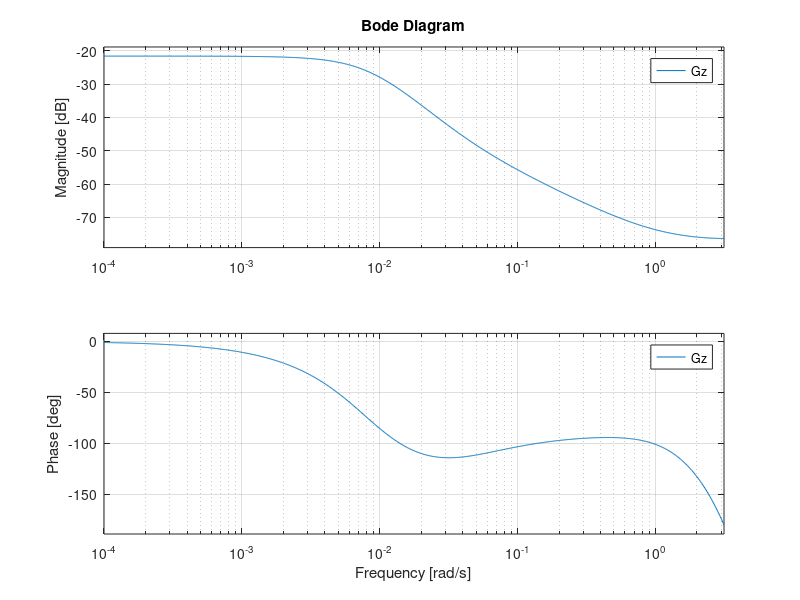
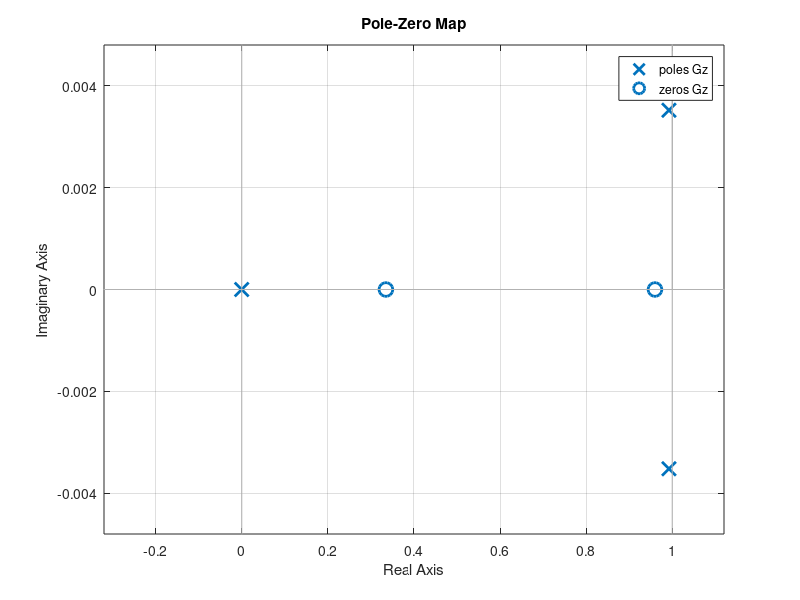
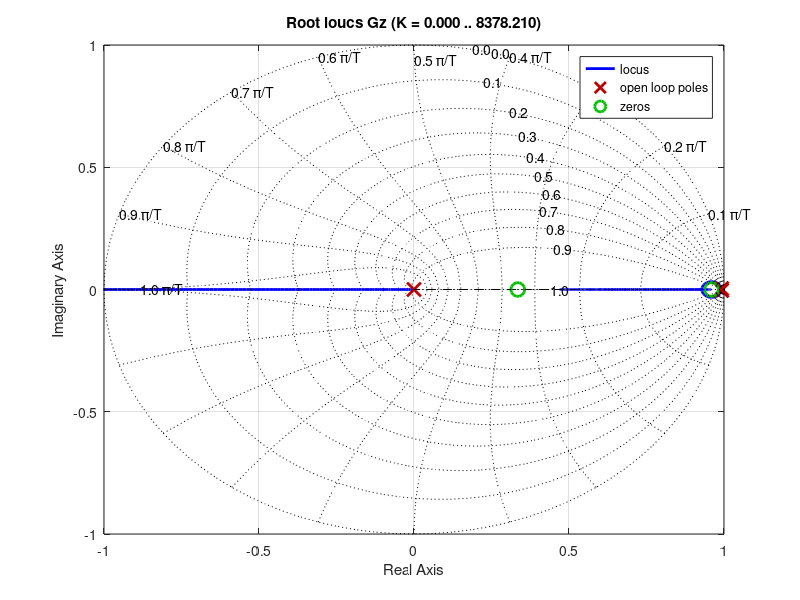

These charts were generated, in order, by the following MATLAB code:
z = tf('z', 1);
Gz = (0.000231*z^2 - 0.000299*z + 0.0000742)/(z^3 - 1.9842*z^2 +0.9842*z + 0.0000742);

figure(1)
bode(Gz)

figure(2)
pzmap(Gz)

figure(3)
rlocus(Gz)
axis([-1 1 -1 1])
zgrid()